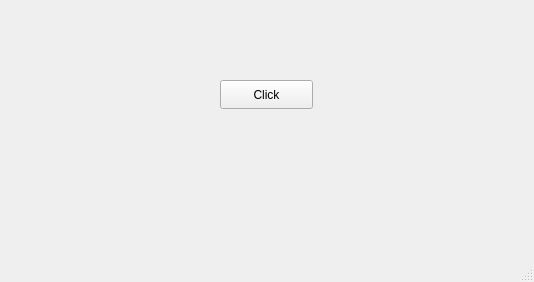
<?xml version="1.0" encoding="UTF-8"?>
<ui version="4.0">
 <class>MainWindow</class>
 <widget class="QMainWindow" name="MainWindow">
  <property name="geometry">
   <rect>
    <x>0</x>
    <y>0</y>
    <width>534</width>
    <height>282</height>
   </rect>
  </property>
  <property name="windowTitle">
   <string>MainWindow</string>
  </property>
  <widget class="QWidget" name="centralwidget">
   <widget class="QPushButton" name="pushButton">
    <property name="geometry">
     <rect>
      <x>220</x>
      <y>80</y>
      <width>93</width>
      <height>29</height>
     </rect>
    </property>
    <property name="text">
     <string>Click</string>
    </property>
   </widget>
  </widget>
  <widget class="QMenuBar" name="menubar">
   <property name="geometry">
    <rect>
     <x>0</x>
     <y>0</y>
     <width>534</width>
     <height>26</height>
    </rect>
   </property>
  </widget>
  <widget class="QStatusBar" name="statusbar"/>
 </widget>
 <resources/>
 <connections/>
</ui>
